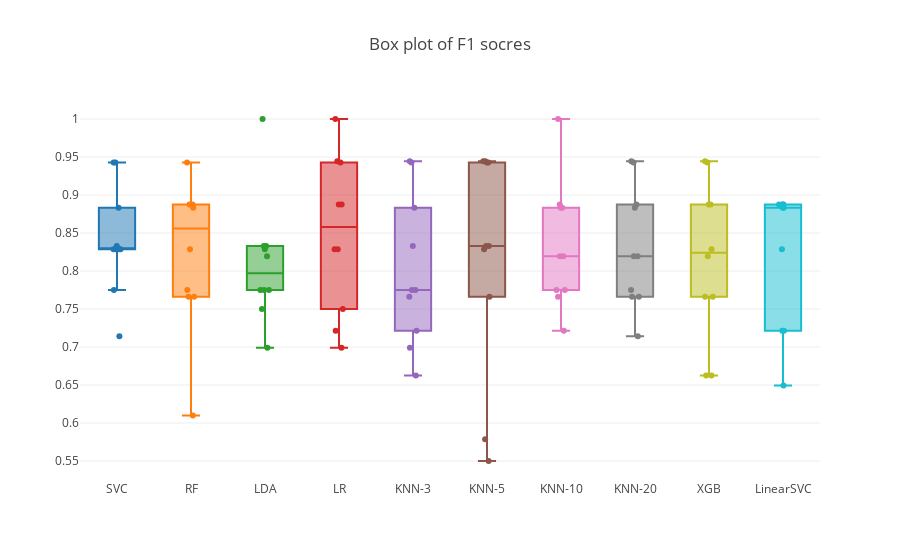
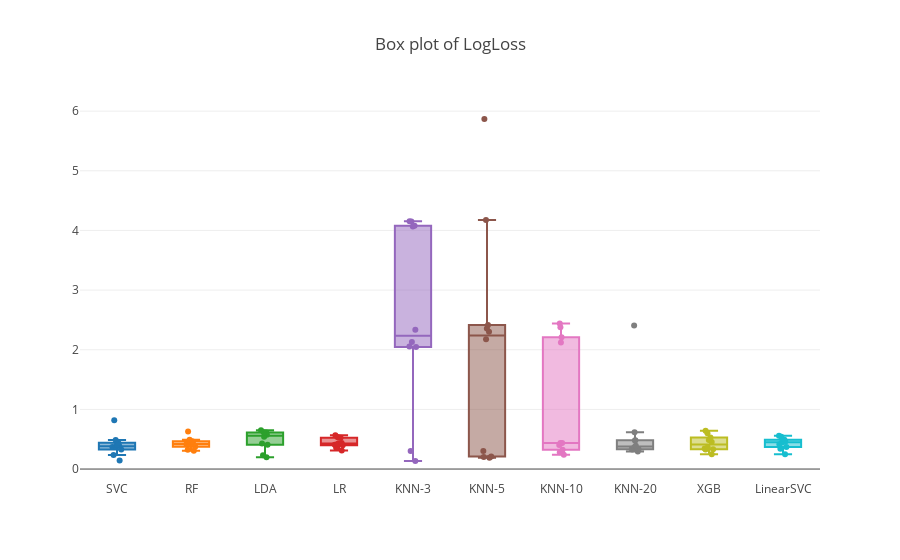

Source (notebook cell) for these figures, in order:
### Code cell
plot_f1_logloss(model_results,model_logloss)

### Figure 1 — Plotly figure (JSON) as saved in the notebook; plotly's stock layout.template omitted (floating-point values rounded to 4 significant figures)
{"data": [{"boxpoints": "all", "name": "SVC", "pointpos": 0, "type": "box", "uid": "799fcee3-bd75-4457-a058-594caafa9fd7", "y": [0.9429, 0.8286, 0.8328, 0.775, 0.8831, 0.8286, 0.8286, 0.8286, 0.9429, 0.7143]}, {"boxpoints": "all", "name": "RF", "pointpos": 0, "type": "box", "uid": "287cfbe1-42b4-4cf0-ada5-af899e75f7b2", "y": [0.8875, 0.9429, 0.7662, 0.775, 0.8831, 0.8286, 0.7662, 0.8875, 0.8875, 0.6099]}, {"boxpoints": "all", "name": "LDA", "pointpos": 0, "type": "box", "uid": "87f467df-9174-40f8-9ab6-6c33287836f9", "y": [0.8328, 0.8286, 1, 0.699, 0.775, 0.8194, 0.8328, 0.775, 0.775, 0.75]}, {"boxpoints": "all", "name": "LR", "pointpos": 0, "type": "box", "uid": "b66aeacc-fba6-4027-8be0-94684f2a22b9", "y": [0.75, 0.9429, 1, 0.8875, 0.9443, 0.8286, 0.8286, 0.7214, 0.699, 0.8875]}, {"boxpoints": "all", "name": "KNN-3", "pointpos": 0, "type": "box", "uid": "a7dc344b-00fd-4504-a753-73515bded842", "y": [0.699, 0.9429, 0.7214, 0.775, 0.8831, 0.9443, 0.775, 0.7662, 0.8328, 0.6625]}, {"boxpoints": "all", "name": "KNN-5", "pointpos": 0, "type": "box", "uid": "0c74b9fd-0abd-4089-8c06-b851dee7320f", "y": [0.7662, 0.8328, 0.5786, 0.8286, 0.9429, 0.8328, 0.9429, 0.9443, 0.55, 0.9443]}, {"boxpoints": "all", "name": "KNN-10", "pointpos": 0, "type": "box", "uid": "e5651d1d-3567-4e91-adee-e016fa371dc2", "y": [0.775, 0.8194, 0.8194, 0.775, 0.7662, 0.8831, 0.8831, 1, 0.7214, 0.8875]}, {"boxpoints": "all", "name": "KNN-20", "pointpos": 0, "type": "box", "uid": "6062dc6f-1aed-4c7d-8a28-2f0a7b3a556d", "y": [0.7143, 0.9443, 0.775, 0.9429, 0.8194, 0.7662, 0.7662, 0.8831, 0.8875, 0.8194]}, {"boxpoints": "all", "name": "XGB", "pointpos": 0, "type": "box", "uid": "d6bbd36a-93cf-43ef-92c3-1942b63a7ff1", "y": [0.8286, 0.8875, 0.9429, 0.7662, 0.6625, 0.8194, 0.9443, 0.6625, 0.8875, 0.7662]}, {"boxpoints": "all", "name": "LinearSVC", "pointpos": 0, "type": "box", "uid": "aaa93871-4151-4119-a76c-d34e9c735268", "y": [0.8875, 0.6494, 0.7214, 0.7214, 0.8831, 0.8875, 0.8875, 0.8831, 0.8286, 0.8875]}], "layout": {"autosize": true, "showlegend": false, "title": {"text": "Box plot of F1 socres"}, "xaxis": {"tickfont": {"size": 12}}}}

### Figure 2 — Plotly figure (JSON) as saved in the notebook; plotly's stock layout.template omitted (floating-point values rounded to 4 significant figures)
{"data": [{"boxpoints": "all", "name": "SVC", "pointpos": 0, "type": "box", "uid": "6250a829-e0c0-4019-89d6-c30c81145b93", "y": [0.3912, 0.1431, 0.3711, 0.8202, 0.4066, 0.4406, 0.4876, 0.2351, 0.3275, 0.3734]}, {"boxpoints": "all", "name": "RF", "pointpos": 0, "type": "box", "uid": "2f7408e0-bf2e-4b82-8325-20c20a0ed5ad", "y": [0.4191, 0.4199, 0.459, 0.4903, 0.4677, 0.4157, 0.3075, 0.3725, 0.6294, 0.323]}, {"boxpoints": "all", "name": "LDA", "pointpos": 0, "type": "box", "uid": "ca0c4575-9502-4116-975c-44f61296b768", "y": [0.6486, 0.6178, 0.4072, 0.5734, 0.5402, 0.6128, 0.4265, 0.5979, 0.2301, 0.1984]}, {"boxpoints": "all", "name": "LR", "pointpos": 0, "type": "box", "uid": "198c86a6-2a6f-492b-ae6b-eb58d49f94a2", "y": [0.4223, 0.5255, 0.4072, 0.3108, 0.4002, 0.3576, 0.5246, 0.5673, 0.436, 0.5361]}, {"boxpoints": "all", "name": "KNN-3", "pointpos": 0, "type": "box", "uid": "e71994eb-352d-4e29-becf-5bc222204495", "y": [2.131, 4.156, 2.047, 0.3023, 2.337, 0.1352, 4.066, 2.054, 4.149, 4.079]}, {"boxpoints": "all", "name": "KNN-5", "pointpos": 0, "type": "box", "uid": "de9aea30-a6a8-4d74-a701-a4ea9ed416f1", "y": [0.2033, 0.1909, 4.174, 0.3012, 0.2104, 2.414, 2.178, 2.357, 2.304, 5.868]}, {"boxpoints": "all", "name": "KNN-10", "pointpos": 0, "type": "box", "uid": "d504c9b2-f2d0-4a0d-b0dd-148180617d19", "y": [0.4381, 0.3244, 0.4354, 0.4045, 2.44, 2.376, 0.2403, 2.208, 2.123, 0.2804]}, {"boxpoints": "all", "name": "KNN-20", "pointpos": 0, "type": "box", "uid": "40e1035a-e01f-48b8-81d2-bbfc742435c2", "y": [0.3713, 0.2934, 0.3888, 0.6187, 0.483, 0.3332, 0.3292, 2.406, 0.342, 0.4777]}, {"boxpoints": "all", "name": "XGB", "pointpos": 0, "type": "box", "uid": "998e4e9c-c31c-41f7-8dd6-21484f112636", "y": [0.2486, 0.3313, 0.5296, 0.4885, 0.367, 0.6002, 0.6404, 0.345, 0.3299, 0.4537]}, {"boxpoints": "all", "name": "LinearSVC", "pointpos": 0, "type": "box", "uid": "8e6be61b-1e4e-48ca-9d7c-7b4ed991b2b4", "y": [0.4178, 0.4932, 0.247, 0.5584, 0.444, 0.3687, 0.485, 0.5428, 0.341, 0.4569]}], "layout": {"autosize": true, "showlegend": false, "title": {"text": "Box plot of LogLoss"}, "xaxis": {"tickfont": {"size": 12}}}}
